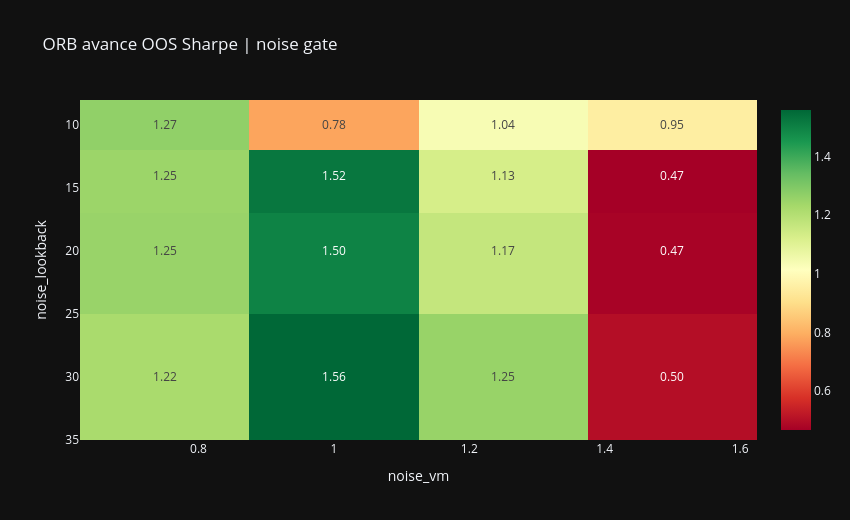
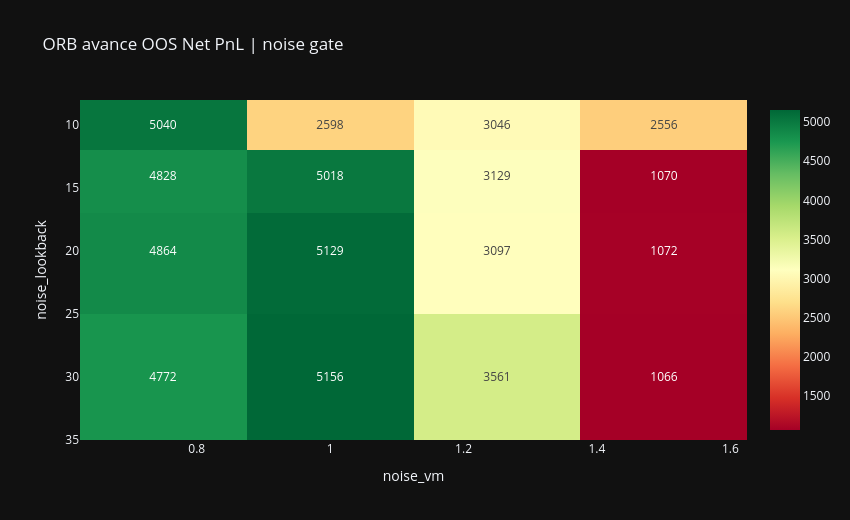
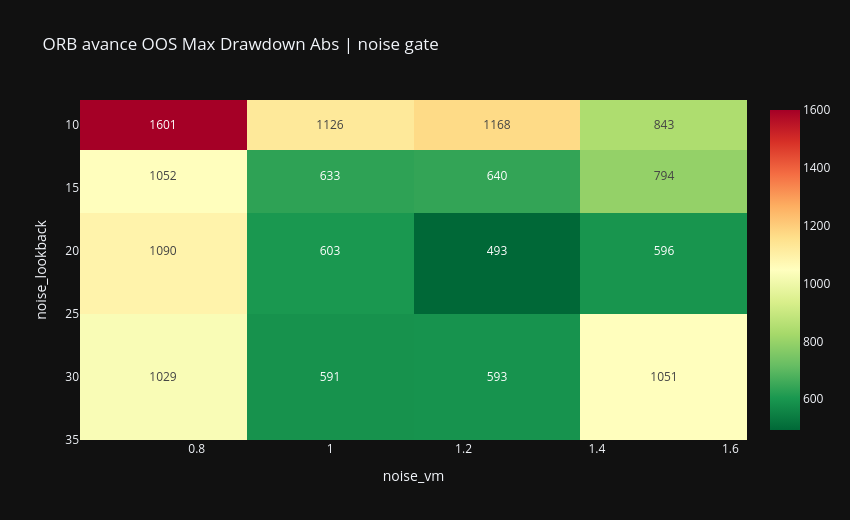
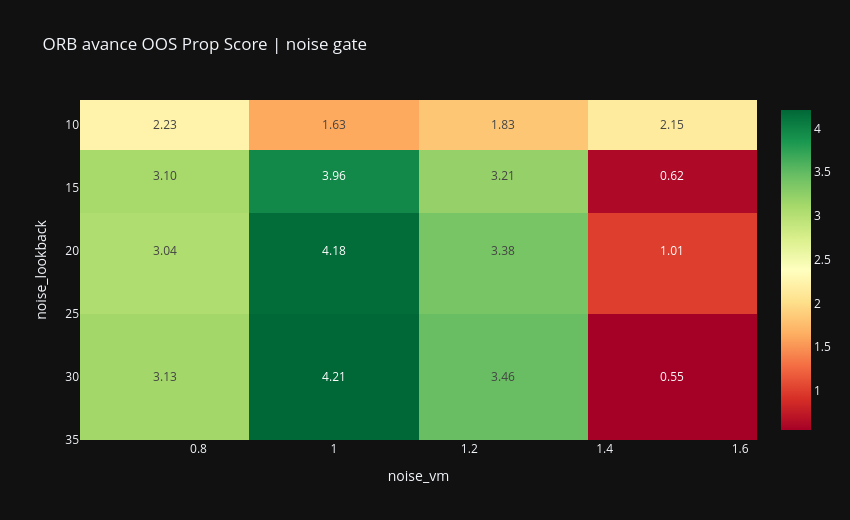

Notebook source saved alongside these figures, in order:
### Code cell
display(Markdown("## 3. ORB heatmaps et lecture de robustesse"))

def orb_experiment_with(**changes):
    exp = orb_experiment
    if "baseline_ensemble" in changes:
        exp = replace(exp, baseline_ensemble=changes["baseline_ensemble"])
    if "compression" in changes:
        exp = replace(exp, compression=changes["compression"])
    if "dynamic_threshold" in changes:
        exp = replace(exp, dynamic_threshold=changes["dynamic_threshold"])
    if "exit" in changes:
        exp = replace(exp, exit=changes["exit"])
    if "name" in changes:
        exp = replace(exp, name=changes["name"])
    return exp


def evaluate_orb_experiment(exp, seed_offset=0):
    row, _ = _evaluate_experiment(
        experiment=exp,
        context=orb_context,
        bootstrap_paths=ORB_GRID_BOOTSTRAP_PATHS,
        random_seed=1000 + int(seed_offset),
        keep_details=False,
        max_leverage=ORB_MAX_LEVERAGE,
    )
    return row


noise_rows = []
counter = 0
for lookback, vm in product(ORB_NOISE_LOOKBACK_GRID, ORB_NOISE_VM_GRID):
    counter += 1
    dyn = replace(orb_dynamic, noise_lookback=int(lookback), noise_vm=float(vm))
    row = evaluate_orb_experiment(
        orb_experiment_with(name=f"local_noise_L{lookback}_VM{vm}", dynamic_threshold=dyn),
        seed_offset=counter,
    )
    row.update({"noise_lookback": int(lookback), "noise_vm": float(vm)})
    noise_rows.append(row)

orb_noise_grid = pd.DataFrame(noise_rows)
orb_noise_ok = orb_noise_grid.loc[orb_noise_grid["status"].eq("ok")].copy()
orb_noise_ok["oos_max_drawdown_abs"] = orb_noise_ok["oos_max_drawdown"].abs()

display(Markdown("### Noise-area gate local grid"))
display(
    orb_noise_ok.sort_values(["oos_prop_score", "oos_sharpe_ratio", "oos_net_pnl"], ascending=[False, False, False])
    [["noise_lookback", "noise_vm", "oos_net_pnl", "oos_sharpe_ratio", "oos_profit_factor", "oos_max_drawdown_abs", "oos_prop_score", "oos_nb_trades"]]
    .round(3)
    .head(12)
)
plot_heatmap(orb_noise_ok, "noise_vm", "noise_lookback", "oos_sharpe_ratio", "ORB avance OOS Sharpe | noise gate", text_auto=".2f")
plot_heatmap(orb_noise_ok, "noise_vm", "noise_lookback", "oos_net_pnl", "ORB avance OOS Net PnL | noise gate", text_auto=".0f")
plot_heatmap(orb_noise_ok, "noise_vm", "noise_lookback", "oos_max_drawdown_abs", "ORB avance OOS Max Drawdown Abs | noise gate", color_continuous_scale="RdYlGn_r", text_auto=".0f")
plot_heatmap(orb_noise_ok, "noise_vm", "noise_lookback", "oos_prop_score", "ORB avance OOS Prop Score | noise gate", text_auto=".2f")

ensemble_rows = []
counter = 100
for atr_window, vote_threshold in product(ORB_ATR_WINDOW_GRID, ORB_VOTE_THRESHOLD_GRID):
    counter += 1
    ensemble = replace(orb_ensemble, atr_window=int(atr_window), vote_threshold=float(vote_threshold))
    row = evaluate_orb_experiment(
        orb_experiment_with(name=f"local_ensemble_atr{atr_window}_vote{vote_threshold}", baseline_ensemble=ensemble),
        seed_offset=counter,
    )
    row.update({"atr_window": int(atr_window), "vote_threshold": float(vote_threshold)})
    ensemble_rows.append(row)

orb_ensemble_grid = pd.DataFrame(ensemble_rows)
orb_ensemble_ok = orb_ensemble_grid.loc[orb_ensemble_grid["status"].eq("ok")].copy()
orb_ensemble_ok["oos_max_drawdown_abs"] = orb_ensemble_ok["oos_max_drawdown"].abs()

display(Markdown("### ATR ensemble local grid"))
display(
    orb_ensemble_ok.sort_values(["oos_prop_score", "oos_sharpe_ratio", "oos_net_pnl"], ascending=[False, False, False])
    [["atr_window", "vote_threshold", "selected_days", "oos_net_pnl", "oos_sharpe_ratio", "oos_profit_factor", "oos_max_drawdown_abs", "oos_prop_score", "oos_nb_trades"]]
    .round(3)
    .head(12)
)
plot_heatmap(orb_ensemble_ok, "vote_threshold", "atr_window", "oos_sharpe_ratio", "ORB avance OOS Sharpe | ATR ensemble", text_auto=".2f")
plot_heatmap(orb_ensemble_ok, "vote_threshold", "atr_window", "oos_net_pnl", "ORB avance OOS Net PnL | ATR ensemble", text_auto=".0f")
plot_heatmap(orb_ensemble_ok, "vote_threshold", "atr_window", "oos_max_drawdown_abs", "ORB avance OOS Max Drawdown Abs | ATR ensemble", color_continuous_scale="RdYlGn_r", text_auto=".0f")

display(Markdown("### Lecture rapide"))
display(Markdown(
    f"- Config chargee: `{ORB_RESEARCH_CONFIG_NAME}`.\n"
    f"- Le point par defaut est `noise_lookback={ORB_NOISE_LOOKBACK}`, `noise_vm={ORB_NOISE_VM}`, `atr_window={ORB_ATR_WINDOW}`, `vote_threshold={ORB_ENSEMBLE_VOTE_THRESHOLD}`.\n"
    "- Les heatmaps ci-dessus recalculent chaque point depuis les donnees minute, elles ne relisent pas les exports de performance."
))

### Figure 1 — Plotly figure (JSON) as saved in the notebook; plotly's stock layout.template omitted (floating-point values rounded to 4 significant figures)
{"data": [{"coloraxis": "coloraxis", "hovertemplate": "noise_vm: %{x}<br>noise_lookback: %{y}<br>color: %{z}<extra></extra>", "name": "0", "texttemplate": "%{z:.2f}", "type": "heatmap", "x": [0.75, 1, 1.25, 1.5], "xaxis": "x", "y": [10, 14, 20, 30], "yaxis": "y", "z": [[1.267, 0.7786, 1.036, 0.953], [1.249, 1.524, 1.128, 0.467], [1.254, 1.498, 1.167, 0.4731], [1.223, 1.559, 1.255, 0.5]]}], "layout": {"coloraxis": {"colorscale": [[0, "rgb(165,0,38)"], [0.1, "rgb(215,48,39)"], [0.2, "rgb(244,109,67)"], [0.3, "rgb(253,174,97)"], [0.4, "rgb(254,224,139)"], [0.5, "rgb(255,255,191)"], [0.6, "rgb(217,239,139)"], [0.7, "rgb(166,217,106)"], [0.8, "rgb(102,189,99)"], [0.9, "rgb(26,152,80)"], [1, "rgb(0,104,55)"]]}, "height": 520, "title": {"text": "ORB avance OOS Sharpe | noise gate"}, "width": 850, "xaxis": {"anchor": "y", "domain": [0, 1], "title": {"text": "noise_vm"}}, "yaxis": {"anchor": "x", "autorange": "reversed", "domain": [0, 1], "title": {"text": "noise_lookback"}}}}

### Figure 2 — Plotly figure (JSON) as saved in the notebook; plotly's stock layout.template omitted (floating-point values rounded to 4 significant figures)
{"data": [{"coloraxis": "coloraxis", "hovertemplate": "noise_vm: %{x}<br>noise_lookback: %{y}<br>color: %{z}<extra></extra>", "name": "0", "texttemplate": "%{z:.0f}", "type": "heatmap", "x": [0.75, 1, 1.25, 1.5], "xaxis": "x", "y": [10, 14, 20, 30], "yaxis": "y", "z": [[5040, 2598.0, 3046, 2556.0], [4828, 5018, 3129, 1070], [4864.0, 5128.0, 3096.0, 1072.0], [4772.0, 5156.0, 3561, 1066]]}], "layout": {"coloraxis": {"colorscale": [[0, "rgb(165,0,38)"], [0.1, "rgb(215,48,39)"], [0.2, "rgb(244,109,67)"], [0.3, "rgb(253,174,97)"], [0.4, "rgb(254,224,139)"], [0.5, "rgb(255,255,191)"], [0.6, "rgb(217,239,139)"], [0.7, "rgb(166,217,106)"], [0.8, "rgb(102,189,99)"], [0.9, "rgb(26,152,80)"], [1, "rgb(0,104,55)"]]}, "height": 520, "title": {"text": "ORB avance OOS Net PnL | noise gate"}, "width": 850, "xaxis": {"anchor": "y", "domain": [0, 1], "title": {"text": "noise_vm"}}, "yaxis": {"anchor": "x", "autorange": "reversed", "domain": [0, 1], "title": {"text": "noise_lookback"}}}}

### Figure 3 — Plotly figure (JSON) as saved in the notebook; plotly's stock layout.template omitted (floating-point values rounded to 4 significant figures)
{"data": [{"coloraxis": "coloraxis", "hovertemplate": "noise_vm: %{x}<br>noise_lookback: %{y}<br>color: %{z}<extra></extra>", "name": "0", "texttemplate": "%{z:.0f}", "type": "heatmap", "x": [0.75, 1, 1.25, 1.5], "xaxis": "x", "y": [10, 14, 20, 30], "yaxis": "y", "z": [[1600.0, 1126.0, 1168.0, 843], [1052.0, 632.5, 640, 794], [1090, 603, 493, 596], [1028.0, 590.5, 593, 1050.0]]}], "layout": {"coloraxis": {"colorscale": [[0, "rgb(0,104,55)"], [0.1, "rgb(26,152,80)"], [0.2, "rgb(102,189,99)"], [0.3, "rgb(166,217,106)"], [0.4, "rgb(217,239,139)"], [0.5, "rgb(255,255,191)"], [0.6, "rgb(254,224,139)"], [0.7, "rgb(253,174,97)"], [0.8, "rgb(244,109,67)"], [0.9, "rgb(215,48,39)"], [1, "rgb(165,0,38)"]]}, "height": 520, "title": {"text": "ORB avance OOS Max Drawdown Abs | noise gate"}, "width": 850, "xaxis": {"anchor": "y", "domain": [0, 1], "title": {"text": "noise_vm"}}, "yaxis": {"anchor": "x", "autorange": "reversed", "domain": [0, 1], "title": {"text": "noise_lookback"}}}}

### Figure 4 — Plotly figure (JSON) as saved in the notebook; plotly's stock layout.template omitted (floating-point values rounded to 4 significant figures)
{"data": [{"coloraxis": "coloraxis", "hovertemplate": "noise_vm: %{x}<br>noise_lookback: %{y}<br>color: %{z}<extra></extra>", "name": "0", "texttemplate": "%{z:.2f}", "type": "heatmap", "x": [0.75, 1, 1.25, 1.5], "xaxis": "x", "y": [10, 14, 20, 30], "yaxis": "y", "z": [[2.234, 1.631, 1.826, 2.146], [3.104, 3.96, 3.213, 0.6214], [3.044, 4.176, 3.379, 1.006], [3.133, 4.211, 3.464, 0.5542]]}], "layout": {"coloraxis": {"colorscale": [[0, "rgb(165,0,38)"], [0.1, "rgb(215,48,39)"], [0.2, "rgb(244,109,67)"], [0.3, "rgb(253,174,97)"], [0.4, "rgb(254,224,139)"], [0.5, "rgb(255,255,191)"], [0.6, "rgb(217,239,139)"], [0.7, "rgb(166,217,106)"], [0.8, "rgb(102,189,99)"], [0.9, "rgb(26,152,80)"], [1, "rgb(0,104,55)"]]}, "height": 520, "title": {"text": "ORB avance OOS Prop Score | noise gate"}, "width": 850, "xaxis": {"anchor": "y", "domain": [0, 1], "title": {"text": "noise_vm"}}, "yaxis": {"anchor": "x", "autorange": "reversed", "domain": [0, 1], "title": {"text": "noise_lookback"}}}}
